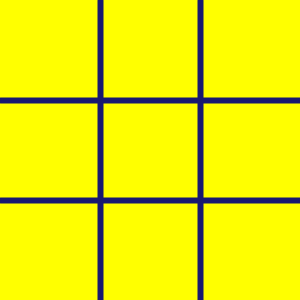
Frame 1 (no input)
Frame 60 (the mouse pressed at the canvas centre just before this capture): identical to frame 1, image omitted
Frame 120 (the mouse held since frame 60 and released just before this capture): identical to frame 1, image omitted

The Processing sketch that drew this single still picture (run headless with seeded random() and noise(); from frame 60 on, the mouse is pressed at the canvas centre):

// Processing sketch: processing_136342
// ── processing_136342.pde

//creating a program that makes Tic-Tac-Toe where two human players.
//Player one controlls the mouse by clicking on the letter O to place an O on the selected tile
//Player two uses the mouse to click on the selected tile to place an X
//To clear the game, press the key C and it will automatically place an O on the selected tile clearing the board as well

void setup(){
  size(300,300);
  background(255,255,0);
  
  //Creating the tic-tac-toe board
  strokeWeight(6);
  stroke(25,25,112);//Midnight Blue lines
  line(100,0,100,300);
  line(200,0,200,300);
  line(0,100,300,100);
  line(0,200,300,200);
}
  //Creating a mouse press funtion to create X's and O's
void draw() {
}
void mousePressed() {
    stroke(3);
    fill(0);//Black
    textSize(60);
    text("X",mouseX-20,mouseY+20);
}
void keyPressed() {
   if(keyCode == 'C') {
     background(255,255,0);
     strokeWeight(6);
     stroke(25,25,112);//Midnight Blue lines
     line(100,0,100,300);
     line(200,0,200,300);
     line(0,100,300,100);
     line(0,200,300,200);
   }
    else if (keyCode == 'O')
   strokeWeight(6);
   noFill();
   ellipse(mouseX,mouseY,50,50);
   
}
